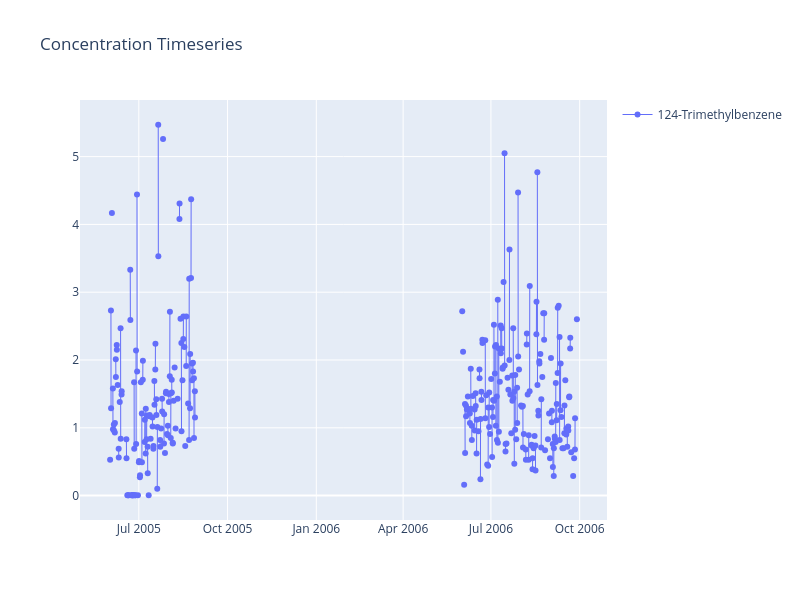

The code cell stored with this chart in its notebook:
### Code cell
data_handler.plot_feature_timeseries(feature_selection=[0])

### Figure 1 — Plotly figure (JSON) as saved in the notebook; plotly's stock layout.template omitted (floating-point values rounded to 4 significant figures; data arrays with more than 128 entries replaced by an {"elided": "..."} marker saying what was removed)
{"data": [{"line": {"width": 1}, "mode": "lines+markers", "name": "124-Trimethylbenzene", "type": "scatter", "x": {"elided": "3872 str values"}, "y": {"elided": "3872 float values"}}], "layout": {"height": 600, "hovermode": "x unified", "showlegend": true, "title": {"text": "Concentration Timeseries"}, "width": 800}}
